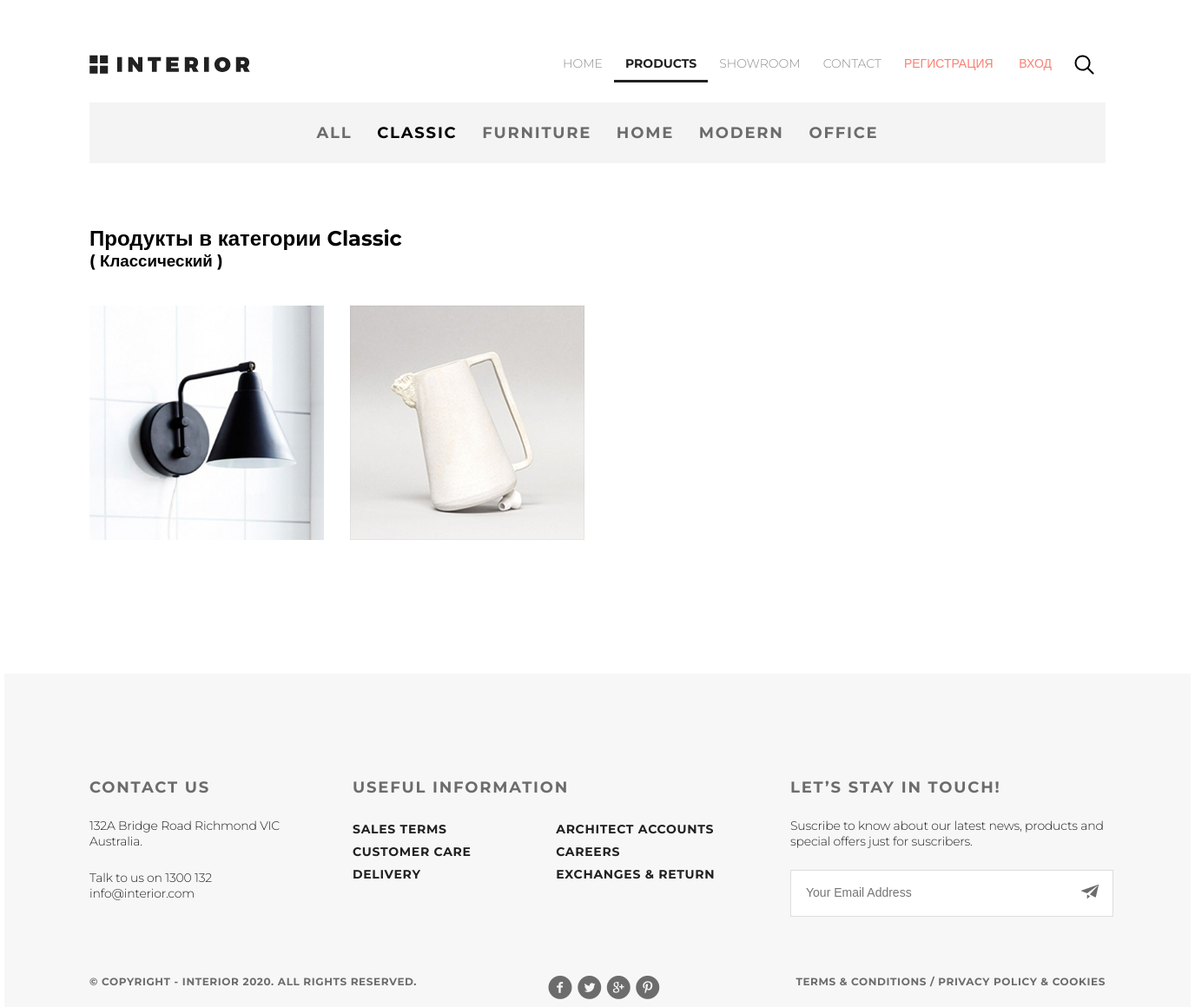
The page /category/30/catalog/ on the database its author committed.
### mainapp/models.py (models this page shows, shortened)
class ProductCategory(models.Model):
    name = models.CharField(verbose_name='имя категории', max_length=128)
    description = models.TextField(verbose_name='описание категории', blank=True)
    modified_date = models.DateTimeField(
        verbose_name='дата изменения', auto_now=True)
    is_active = models.BooleanField(verbose_name='активность', default=True)
    class Meta:
        verbose_name = 'Категория продукта'
        verbose_name_plural = 'Категории продуктов'
        ordering = ['name']

class Product(models.Model):
    category = models.ForeignKey(ProductCategory,
                                 on_delete=models.CASCADE,
                                 verbose_name='категория продукта')
    name = models.CharField('имя продукта', max_length=128)
    image = models.ImageField(upload_to='products_images', blank=True)
    short_desc = models.CharField('краткое описание продукта', max_length=64, blank=True)
    description = models.TextField('описание продукта', blank=True)
    price = models.DecimalField('цена продукта', max_digits=8, decimal_places=2, default=0)
    quantity = models.PositiveIntegerField('количество на складе', default=0)
    modified_date = models.DateTimeField(
        verbose_name='дата изменения', auto_now=True)
    class Meta:
        verbose_name = 'продукт'
        verbose_name_plural = 'продукты'
        ordering = ['name']

### mainapp/views.py (the view)
# urls.py: path('category/<int:pk>/catalog/', mainapp.catalog, name='catalog'),
def catalog(request, pk):
    if pk == 0:
        category = {'pk': 0, 'name': 'all'}
        all_products = Product.objects.all().order_by('price')
    else:
        category = get_object_or_404(ProductCategory, pk=pk)
        all_products = Product.objects.filter(category=category).order_by('price')
    context = {
        'page_title': 'Catalog',
        'links_menu': LINKS_MENU,
        'categories': get_categories(),
        'category': category,
        'products': all_products,
        'media_url': MEDIA_URL,
    }
    return render(request, 'mainapp/catalog.html', context)

### mainapp/views.py (called while the page is built)
def get_categories():
    return ProductCategory.objects.all()

### mainapp/templates/mainapp/catalog.html
{% extends 'mainapp/base.html' %}
{% load static %}
{% block container %}
    <section class="padding-site clearfix">
        {% include 'mainapp/includes/inc__main_menu.html' %}
        {% include 'mainapp/includes/inc__product_menu.html' %}
    </section>
    <section class="products padding-site clearfix">
        <h2>Продукты в категории {{ category.name|capfirst }}</h2>
        <h3>({% if category.pk == 0 %}
            Все
        {% else %}
            {{ category.description|capfirst }}
        {% endif %})</h3>
        {% include 'mainapp/includes/inc__featured_new_products.html' %}
    </section>
{% endblock %}

### mainapp/templates/mainapp/includes/inc__product_menu.html (shortened to what this page needs)
<div class="dealis-links-container clearfix">
    <ul class="dealis-links">
        <li class="dealis-links-li">
            <a href="{% url 'main:catalog' pk=0 %}" class="dealis-links-a
">
                all
            </a>
        </li>
        {% for category in categories %}
            <li class="dealis-links-li">
                <a href="{% url 'main:catalog' pk=category.pk %}" class="dealis-links-a
                    {% if request.resolver_match.kwargs.pk == category.pk %}
                    product_menu_link__active
                    {% endif %}
">
                    {{ category.name }}
                </a>
            </li>
        {% endfor %}
    </ul>
</div>

### mainapp/templates/mainapp/includes/inc__featured_new_products.html (shortened to what this page needs)
{% load static %}
<ul class="products_container">
    {% for product in products %}
        <li class="products_list"><a href="{% url 'main:product_page' product.pk %}" class="products_link">
            <img src="{{ media_url }}{{ product.image }}" alt="{{ product.name }}" class="products-img">
        </a></li>
    {% endfor %}
</ul>

### static/css/style.css (style rules this page uses)
* { margin: 0; padding: 0; }
html { height: 100%; }
body { height: 100%; font-family: "Montserrat", sans-serif; }
.clearfix:after { content: ""; display: table; clear: both; }
.padding-site { padding-left: 98px; padding-right: 98px; }
.slider, .products, .exclusive, .trending { margin-bottom: 120px; }
.products_container { margin-top: 40px; }
.products_list { float: left; list-style-type: none; margin: 0 30px 30px 0; position: relative; }
.products-img { width: 270px; height: 270px; }
.dealis-links-container { background-color: #f4f4f4; padding: 24px 0; margin: 29px 0 72px 0; }
.dealis-links { width: 647px; display: flex; justify-content: space-between; margin: 0 auto; }
.dealis-links .dealis-links-li { list-style: none; display: inline-block; }
.dealis-links .dealis-links-li .dealis-links-a { text-decoration: none; color: #6c6c6c; font-size: 18px; text-transform: uppercase; letter-spacing: 1.8px; font-weight: 700; }
.product_menu_link__active { font-weight: bold !important; color: black !important; }

### rows shown on the page
ProductCategory: name "CLASSIC", name "Classic", description "Классический"
ProductCategory: name "FURNITURE"
ProductCategory: name "HOME"
ProductCategory: name "MODERN"
ProductCategory: name "OFFICE"
Product: image (picture)
Product: image (picture)

### other values the page prints
{{ link.name|upper }} "HOME" "PRODUCTS" "SHOWROOM" "CONTACT"
